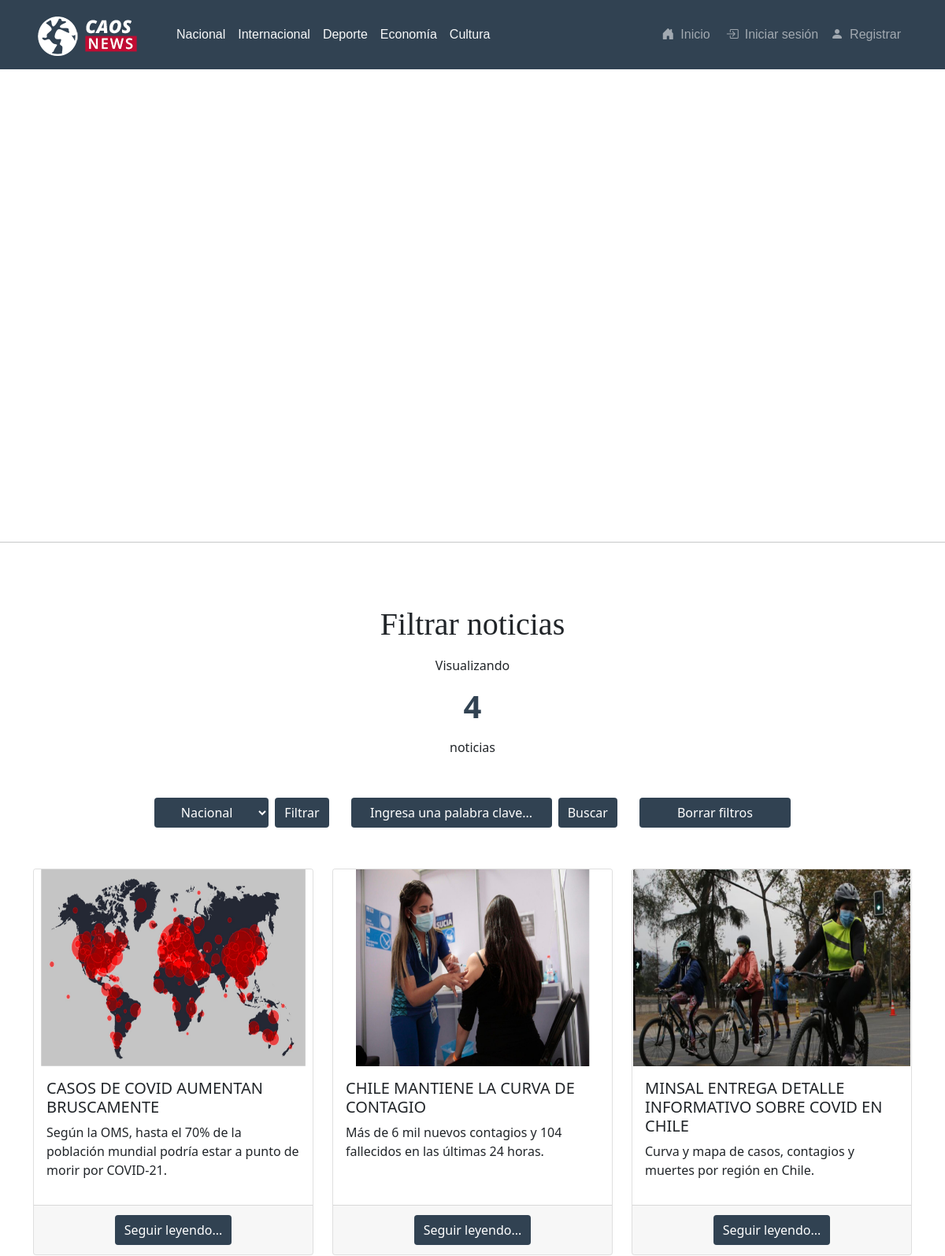
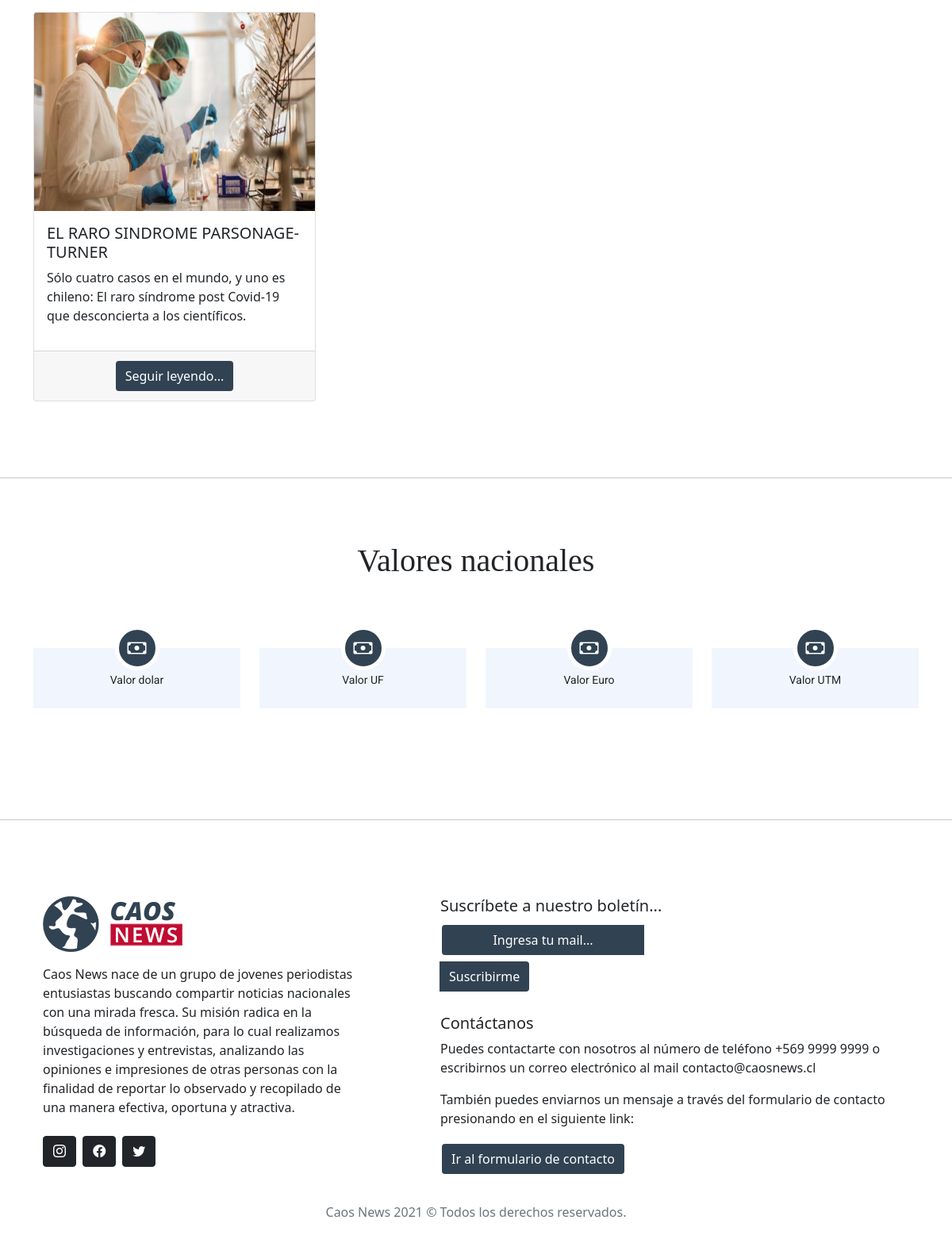
The page / on the database its author committed (2 pictures, top to bottom).
### webCaosNews/models.py (models this page shows, shortened)
class Categoria(models.Model):
    id = models.CharField(primary_key=True, max_length=200)
    nombre = models.CharField(max_length=120)

class Noticia(models.Model):
    id = models.AutoField(primary_key=True)
    titulo = models.CharField(max_length=150)
    lead = models.CharField(max_length=150)
    cuerpo = models.CharField(max_length=3000)
    fecha = models.DateField()
    imagen = models.ImageField(upload_to='imgNoticia', default='imgNoticia/noDisponible.png')
    Categoria = models.ForeignKey(Categoria, on_delete=models.CASCADE)
    activo = models.BooleanField(default=False)
    comentario = models.TextField(default='-')
    periodista = models.TextField(default='-')

### webCaosNews/views.py (the view)
# urls.py: path('', views.index, name='index'),
def index(request):
    categorias = Categoria.objects.all() #Equivale a un select * from categoria;
    noticias = Noticia.objects.filter(activo=True)
    noticiasCarrusel = Noticia.objects.filter(activo=True).order_by('-fecha')[:3]
    cantNoticias = Noticia.objects.filter(activo=True).count()
    return render(request, "index.html", {"cat":categorias, "not":noticias, "cant":cantNoticias, "notcar":noticiasCarrusel})

### webCaosNews/templates/index.html (shortened to what this page needs)
{% extends "base.html" %}
{% load static %}
    {% block contenido %}
        <div id="CarruselNoticias" class="carousel slide " data-bs-ride="carousel">
            <div class="carousel-indicators">
                <button type="button" data-bs-target="#CarruselNoticias" data-bs-slide-to="0" class="active"
                        aria-current="true" aria-label="Noticia 1"></button>
                <button type="button" data-bs-target="#CarruselNoticias" data-bs-slide-to="1"
                        aria-label="Noticia 2"></button>
                <button type="button" data-bs-target="#CarruselNoticias" data-bs-slide-to="2"
                        aria-label="Noticia 3"></button>
                <button type="button" data-bs-target="#CarruselNoticias" data-bs-slide-to="3"
                        aria-label="Noticia 4"></button>
            </div>
            <div class="carousel-inner">
                <div class="carousel-item active">
                    <img class="bd-placeholder-img" style="filter: brightness(30%);" src="{% static 'img/slideractive.png'%}" alt="">
                    <div class="container">
                        <div class="carousel-caption text-start">
                            <h1 class="display-2">Noticias destacadas</h1>
                            <p class="lead">Desliza para ver las últimas noticias...</p>
                            <h1 class="display-3"><i class="bi bi-arrow-right"></i></h1>
                        </div>
                    </div>
                </div>
            </div>
            <button class="carousel-control-prev" type="button" data-bs-target="#CarruselNoticias"
                    data-bs-slide="prev">
                <span class="carousel-control-prev-icon" aria-hidden="true"></span>
            </button>
            <button class="carousel-control-next" type="button" data-bs-target="#CarruselNoticias"
                    data-bs-slide="next">
                <span class="carousel-control-next-icon" aria-hidden="true"></span>
            </button>
        </div>
        <hr class="featurette-divider" id="noticias">
        <div class="container mb-3">
            <h1 class="text-center">Filtrar noticias</h1>
        </div>
        <p class="text-center">Visualizando</p>
        <p class="textoAzul fw-bold text-center display-6"> {{cant}}</p>
        <p class="text-center">noticias</p>
        <div class="justify-content-center row row-cols-auto text-center mt-5">
            <div class="col text-end">
                <form action="{% url 'filtroCategoria' %}" method="POST">
                    <select class="btn-celeste" name="cboCategoria" id="cboCategoria" aria-placeholder="Selecciona una categoría...">
                        {% for reg in cat %}
                        <option value="{{reg.nombre}}">{{reg.nombre}}</option>
                        {% endfor %}
                    </select>
                    <input class="btn-celeste" type="submit" value="Filtrar">
                </form>
            </div>
            <div class="col text-center">
                <form action="{% url 'filtroPalabraClave' %}" method="POST">
                    <input type="text" class="btn-celeste" name="txtKeyword" id="txtKeyword" placeholder="Ingresa una palabra clave...">
                    <input class="btn-celeste" type="submit" value="Buscar">
                </form>
            </div>
            <div class="col text-start">
                <a href="{% url 'index' %}"><input type="button" class="btn-celeste px-5" value="Borrar filtros"></a>
            </div>
        </div>
        <div class="container">
        <div class="row row-cols-3 mt-5">
            {% for reg in not %}
            <div class="col mb-3">
                <div class="card h-100">
                    <img src="{{reg.imagen.url}}" height="250px" class="card-img-top" alt="...">
                    <div class="card-body">
                        <h5 class="card-title">{{reg.titulo}}</h5>
                        <p class="card-text">{{reg.lead}}</p>
                    </div>
                    <div class="card-footer text-center mt-3">
                        <a href="/noticia/{{reg.id}}"><button type="button" class="btn-celeste">Seguir leyendo...</button></a>
                    </div>
                </div>
            </div>
            {% endfor %}
          </div>
        </div>
        <hr class="featurette-divider">
        <div class="container mb-3">
            <h1 class="text-center">Valores nacionales</h1>
        </div>
        <div class="text-center">
            <section id="counts" class="counts">
                <div class="container aos-init aos-animate">
                  <div class="row">
                    <div class="col-lg-3 col-md-6">
                      <div class="count-box">
                        <i class="bi bi-cash"></i>
                        <p>Valor dolar</p>
                      </div>
                    </div>
                    <div class="col-lg-3 col-md-6 mt-5 mt-md-0">
                      <div class="count-box">
                        <i class="bi bi-cash"></i>
                        <p>Valor UF</p>
                      </div>
                    </div>
                    <div class="col-lg-3 col-md-6 mt-5 mt-lg-0">
                      <div class="count-box">
                        <i class="bi bi-cash"></i>
                        <p>Valor Euro</p>
                      </div>
                    </div>
                    <div class="col-lg-3 col-md-6 mt-5 mt-lg-0">
                      <div class="count-box">
                        <i class="bi bi-cash"></i>
                        <p>Valor UTM</p>
                      </div>
                    </div>
                  </div>
                </div>
              </section>
        </div>
    {% endblock contenido %}

### webCaosNews/templates/base.html (shortened to what this page needs)
{% load static %}
<!doctype html>
<html lang="es">
<head>
    <link rel="stylesheet" href="{% static 'css/estilos.css' %}">
    <link href="https://cdn.jsdelivr.net/npm/bootstrap@5.0.0-beta3/dist/css/bootstrap.min.css" rel="stylesheet">
    <link rel="stylesheet" href="https://cdn.jsdelivr.net/npm/bootstrap-icons@1.4.1/font/bootstrap-icons.css">
    <link rel="stylesheet" href="https://cdnjs.cloudflare.com/ajax/libs/toastr.js/latest/toastr.min.css">
</head>
<body>
    <nav class="navbar navbar-expand-lg fixed-top navbar-dark bg-celeste">
        <a class="navbar-brand ms-5 mt-2" href="{% url 'index' %}">
            <img src="{% static 'img/logoSmall.png' %}" class="d-inline-block mb-1" alt="">
        </a>
        <div class="collapse navbar-collapse" id="navbarCollapse">
            <ul class="nav me-auto ms-4 nav-expand-lg nav-dark bg-celeste">
                {% for reg in cat %}
                <li class="nav-item"><a href="{% url 'index' %}filtrocategoriaid/{{reg.nombre}}/#noticias" class="nav-link link-light px-2">{{reg.nombre}}</a></li>
                {% endfor %}
            </ul>
            <div>
                <ul class="navbar-nav nav-pills me-5 ms-5 mb-2 mb-md-0">
                    <li class="nav-item me-1">
                        <a class="nav-link" aria-current="page" href="{% url 'index' %}"><i class="bi bi-house-door-fill me-2"></i>Inicio</a>
                    </li>
                    {% if user.is_authenticated %}
                        <li class="nav-item me-1">
                            <a class="nav-link" href="{% url 'formularioNoticia' %}"><i class="bi bi-pen-fill me-2"></i>Crear noticia</a>
                        </li>
                        <li class="nav-item dropdown">
                            <a class="nav-link dropdown-toggle" data-bs-toggle="dropdown" href="#" role="button" aria-expanded="false">{{user.first_name}} {{user.last_name}}</a>
                            <ul class="dropdown-menu">
                            <li><a class="dropdown-item align-middle" href="{% url 'administracionNoticia' %}"><i class="bi bi-gear-wide-connected me-2"></i></i>Gestor de noticias</a></li>
                            <li><a class="dropdown-item align-middle" href="{% url 'cerrarSesion' %}"><i class="bi bi-box-arrow-right me-2"></i>Cerrar sesión</a></li>
                            </ul>
                        </li>
                    {% else %}
                        <li class="nav-item">
                            <a class="nav-link" href="{% url 'login' %}"><i class="bi bi-box-arrow-in-right me-2"></i>Iniciar sesión</a>
                        </li>
                        <li class="nav-item">
                            <a class="nav-link" href="{% url 'registroUsuario' %}"><i class="bi bi-person-fill me-2"></i>Registrar</a>
                        </li>
                    {% endif %}
                </ul>
            </div>
        </div>
    </nav>
    <main>
        {% block contenido %}
        {% endblock contenido %}
        <hr class="featurette-divider">
        <footer class="container">
            <div class="container pt-3">
                <div class="row">
                    <div class="col-5 pe-5">
                        <div class="row">
                            <div class="col-1">
                                <img src="{% static 'img/logoColor70px.png' %}" class="mb-3" alt="">
                            </div>
                        </div>
                        <p>Caos News nace de un grupo de jovenes periodistas entusiastas
                            buscando compartir noticias nacionales con una mirada fresca.
                            Su misión radica en la búsqueda de información, para lo cual
                            realizamos investigaciones y entrevistas, analizando las opiniones e
                            impresiones de otras personas con la finalidad de reportar lo observado
                            y recopilado de una manera efectiva, oportuna y atractiva.</p>
                        <div class="mt-4">
                            <button type="button" class="btn btn-dark"><i class="bi bi-instagram"></i></button>
                            <button type="button" class="ms-1 btn btn-dark"><i class="bi bi-facebook"></i></button>
                            <button type="button" class="ms-1 btn btn-dark"><i class="bi bi-twitter"></i></button>
                        </div>
                    </div>
                    <div class="col-7 ps-4">
                        <div class="container">
                            <div class="col-7">
                                <h5>Suscríbete a nuestro boletín...</h5>
                                <form class="input-group">
                                    <input type="email" required class="btn-celeste" placeholder="Ingresa tu mail...">
                                    <button type="submit" class="btn-celeste">Suscribirme</button>
                                </form>
                            </div>
                        </div>
                        <div class="container mt-4 mb-4">
                            <h5>Contáctanos</h5>
                            <p>Puedes contactarte con nosotros al número de teléfono +569 9999 9999 o escribirnos un
                                correo electrónico al mail contacto@caosnews.cl</p>
                            <p>También puedes enviarnos un mensaje a través del formulario de contacto presionando en el
                                siguiente link:</p>
                            <a href="#"><button type="button" data-bs-toggle="modal" data-bs-target="#modal3" class="btn-celeste">Ir al formulario de
                                    contacto</button></a>
                        </div>
                    </div>
                </div>
            </div>
            <div class="container mt-2">
                <p class="text-muted text-center">Caos News 2021 &copy; Todos los derechos reservados.</p>
            </div>
        </footer>
    </main>
</body>
</html>

### rows shown on the page
Categoria: nombre "Nacional"
Categoria: nombre "Internacional"
Categoria: nombre "Deporte"
Categoria: nombre "Economía"
Categoria: nombre "Cultura"
Noticia: imagen (picture), titulo "CASOS DE COVID AUMENTAN BRUSCAMENTE", lead "Según la OMS, hasta el 70% de la población mundial podría estar a punto de morir por COVID-21."
Noticia: imagen (picture), titulo "CHILE MANTIENE LA CURVA DE CONTAGIO", lead "Más de 6 mil nuevos contagios y 104 fallecidos en las últimas 24 horas."
Noticia: imagen (picture), titulo "MINSAL ENTREGA DETALLE INFORMATIVO SOBRE COVID EN CHILE", lead "Curva y mapa de casos, contagios y muertes por región en Chile."
Noticia: imagen (picture), titulo "EL RARO SINDROME PARSONAGE-TURNER", lead "Sólo cuatro casos en el mundo, y uno es chileno: El raro síndrome post Covid-19 que desconcierta a los científicos."

### other values the page prints
{{ cant }} "4"
form field cboCategoria "Nacional"
